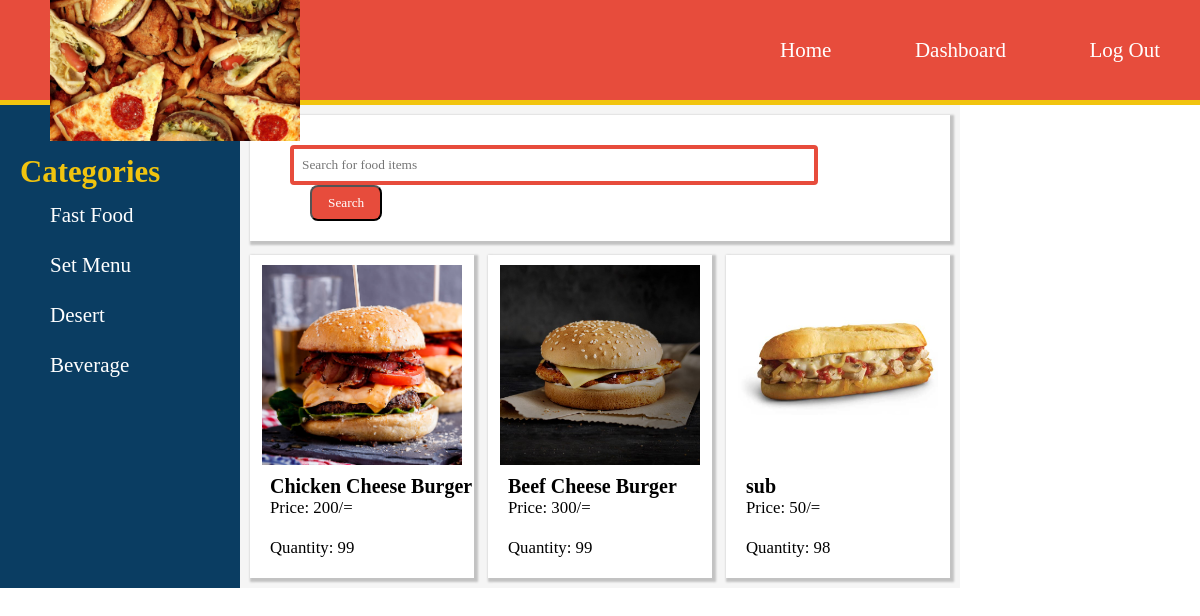
Screenshot of /menuAdmin.php?category=fastfood (signed in) with the database file from the repository.
### tables this page shows
CREATE TABLE `products` (
  `p_id` int(50) NOT NULL,
  `name` varchar(100) NOT NULL,
  `price` int(4) NOT NULL,
  `categories` varchar(20) NOT NULL,
  `images` varchar(100) NOT NULL,
  `available` varchar(10) NOT NULL,
  `quantity` int(3) NOT NULL
);

### menuAdmin.php (the view, shortened to what this page needs)
<?php
$servername = "localhost";
$username = "root";
$password = "";
$dbname = "food_delivery_system";
$conn = new mysqli($servername, $username, $password, $dbname);
$searchsql='Select * from products order by p_id asc';
if(isset($_GET['category']))
{
	$val=$_GET['category'];
	$searchsql="SELECT * FROM `products` WHERE `categories` LIKE '%$val%' ORDER BY `p_id` ASC";
}
?>
<!DOCTYPE html>
<html>
<head>
	<link type="text/css" rel="stylesheet"  href="menu.css">
</head>
<body>
	<div class="main">
		<nav>
			<img class="logo" src="banner_1.jpg"width="250"hieght="250">
			<UL>
				<li><a href="index.php">Home</a></li>
				<li><a href="adminDash.php">Dashboard</a></li>
				<?php if(isset($_SESSION['email'])){
						echo "
							<li><a href=".'"logout.php">Log Out'."</a></li>
						</UL>";
					}
					else{
					echo "<li><a href=".'"login.php">Login'."</a></li>
						</UL>";
					}
				?>
		</nav>
	</div>
	<div class="bodycontent">
		<div class="sidebar">
			<nav class="horizontal">
				<p class="header">Categories</p>
				<UL>
					<li><a href="menu.php?category=fastfood">Fast Food</a></li>
					<li><a href="menu.php?category=meal">Set Menu</a></li>
					<li><a href="menu.php?category=desert">Desert</a></li>
					<li><a href="menu.php?category=beverage">Beverage</a></li>
				</UL>
			</nav>
		</div>
		<div class="content">
			 <div class="box search">
				<p>
					<form method="GET" action="">
						<input type="text" name="searchval" placeholder="Search for food items">
						<button class="searchbtn" name="searchbtn" >Search</button>
					</form>
				</p>
			</div>
			<?php
				$query = $searchsql;
				$result=mysqli_query($conn,$query);
				if($result)
				{
					if(mysqli_num_rows($result)>0)
					{
						while($products=mysqli_fetch_assoc($result))
						{
							?>
							<div class="box box2"> <img class="product" src="images/<?php echo $products['images']; ?>"
								width="200" hieght="200">
								<p style="font-weight: bold; margin-left: 20px;font-size: 20px;"><?php echo $products['name']; ?></p>
								<p class="price">Price: <?php echo $products['price']; ?>/=</p>
								<p class="price">Quantity: <?php echo $products['quantity']; ?></p>
							</div>
							<?php
						}
					}
				}
			 ?>
		</div>
		</div>
</body>
</html>

### menu.css (style rules this page uses)
* { margin:0; padding:0; font-family: Century gothic; }
body { font-size: 14px; }
div.main nav { height:100px; width: 100%; margin:0; padding: 0; background-color: #e74c3c; line-height: 100px; border-bottom: 5px solid #f1c40f; }
div.main nav ul { float:right; margin-left: :50px; }
div.main nav ul li { list-style-type: none; display:inline; }
div.main nav ul li a { text-decoration: none; color:#ffff; padding: 40px; font-size: 150% }
div.main nav img.logo { float:left; margin-left: 50px; position: absolute; }
.bodycontent { display: grid; grid-template-columns: 1fr 3fr 1fr; }
div.sidebar { background-color: #0a3d62; float:left; }
div.sidebar ul { float:left; margin-left:20px; }
div.sidebar ul li { list-style-type: none; }
div.sidebar ul li a { text-decoration: none; padding: 30px; font-size: 150%; line-height: 50px; color:white; }
div p.header { color: #f1c40f; font-size: 220%; font-weight: bold; margin-left: 20px; margin-top: 50px; }
div.content { background-color: #F5F5F5; display: grid; grid-template-columns: 1fr 1fr 1fr; grid-gap: 1em; grid-auto-rows: minmax(100px,auto); padding: 10px; }
.box { background-color: white; box-shadow: 2px 2px 2px 2px #C2C2C2; }
.search { grid-column: 1/4; }
form { margin: 20px; box-shadow: none; }
input[type=text] { width: 80%; border: 4px solid #e74c3c; border-radius: 4px; outline: :none; padding: 8px; margin-top: 10px; margin-left: 20px; box-sizing: border-box; }
div.box button.searchbtn { background: none; padding:8px 16px; text-decoration: none; border-radius: 8px; background-color: #e74c3c; color:white; margin-left: 40px; transition: .5s; }
div img.product { margin: 10px; margin-left: auto; margin-right: auto; display: block; top: 50%; left: 50%; }
p.price { font-size: 120%; margin: 20px; margin-top: 0px; }

### rows the page displays
products: images (picture), name "Chicken Cheese Burger", price "200", quantity "99"
products: images (picture), name "Beef Cheese Burger", price "300", quantity "99"
products: images (picture), name "sub", price "50", quantity "98"
